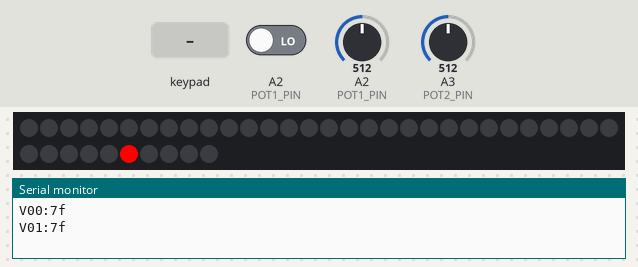
Recording of a sketch running on a simulated Arduino Uno, built with avr-gcc and run on an emulated ATmega328P. Parts: 40 RGB LEDs in strip order, left to right, continuing on the next row, the last lines printed to the serial monitor. Wiring (inferred from the names in the program): 5×5 keypad (labels assumed): rows pin 3, pin 4, pin 5, pin 6, pin 7; columns pin 10, A0, A1, pin 8, pin 9. Inputs (shaded band) come from the test bench; at power-on: A2 (POT1_PIN) LOW, A2 (POT1_PIN) = 512, A3 (POT2_PIN) = 512.

Above: at 0.6 s.
1.3 s: keypad keys 3 4 5 6 7 pressed 0.4 s apart
4.8 s: A2 (POT1_PIN) driven HIGH
6.3 s: key '1' pressed
At 6.38 s:
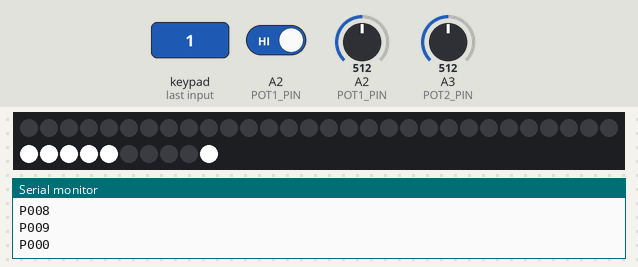
7.8 s: key '8' pressed
9.3 s: keypad keys 1 3 9 7 2 pressed 0.4 s apart
Timing chart, 0 to 12.3 s (numbered marks = the images above; inputs shaded):
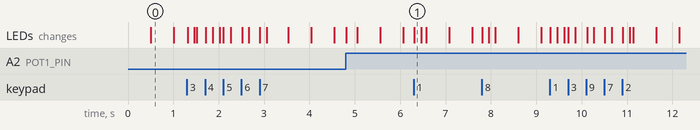

Measured:
- after the input at 6.3 s, the LEDs: change at once (image 1)

The sketch:

button-controller.ino
```cpp
/**
 * Light Assistant - Button Controller Firmware
 *
 * This firmware implements a 40-button controller with RGB LED feedback.
 * Features:
 * - 40 RGB LED backlit buttons in a matrix layout (8x5)
 * - Three button states: inactive, active, pressed
 * - Serial communication with host
 * - Configurable brightness levels
 * - Support for multiple simultaneous button presses
 */

#include <Adafruit_NeoPixel.h>

// Hardware Configuration
#define LED_PIN 2          // Pin for WS2812b LEDs
#define NUM_LEDS 40        // Number of LEDs
#define NUM_BTNS 40        // Number of buttons
#define DEBOUNCE_DELAY 10  // Debounce delay in milliseconds
#define BLINK_INTERVAL 500 // Status LED blink interval in ms

// Matrix Configuration
const uint8_t colPins[8] = {10, 16, 14, 15, A0, A1, 8, 9}; // Column pins
const uint8_t rowPins[5] = {3, 4, 5, 6, 7};                // Row pins

// LED Mapping
const uint8_t ledMap[40] = {
    39, 38, 37, 36, 35, // First row
    34, 33, 32, 31, 30, // Second row
    29, 28, 27, 26, 25, // Third row
    24, 23, 22, 21, 20, // Fourth row
    4, 3, 2, 1, 0,      // Fifth row
    9, 8, 7, 6, 5,      // Sixth row
    14, 13, 12, 11, 10, // Seventh row
    19, 18, 17, 16, 15  // Eighth row
};

// Button Matrix Mapping
const uint8_t btnMap[8][5] = {
    {0, 1, 2, 3, 4},      // Row 1
    {5, 6, 7, 8, 9},      // Row 2
    {10, 11, 12, 13, 14}, // Row 3
    {15, 16, 17, 18, 19}, // Row 4
    {39, 38, 37, 36, 35}, // Row 5
    {34, 33, 32, 31, 30}, // Row 6
    {29, 28, 27, 26, 25}, // Row 7
    {24, 23, 22, 21, 20}  // Row 8
};

// Potentiometer Configuration
#define POT1_PIN A2    // First potentiometer
#define POT2_PIN A3    // Second potentiometer
#define POT_DEADZONE 5 // Deadzone for potentiometer changes

// Global Objects and Variables
Adafruit_NeoPixel strip(NUM_LEDS, LED_PIN, NEO_GRB + NEO_KHZ800);
bool buttonStates[40] = {false}; // Current physical state of each button
bool buttonActive[40] = {false}; // Whether each button is in active state
uint32_t buttonColors[40] = {0}; // Current color for each button

uint8_t brightnessInactive = 25;       // Brightness for inactive buttons
uint8_t brightnessActive = 40;         // Brightness for active buttons
const uint8_t brightnessPressed = 255; // Brightness for pressed buttons

bool hostConnected = false;
unsigned long lastBlinkTime = 0;
bool blinkState = false;

// Serial communication buffer
char serialBuffer[10];
uint8_t bufferIndex = 0;

// Add to Global Objects and Variables section
uint16_t lastPotValues[2] = {0, 0}; // Last read potentiometer values

/**
 * Initial setup of the controller
 */
void setup()
{
    // Setup LEDs
    strip.begin();
    strip.setBrightness(255);
    strip.show();

    // Setup matrix pins
    for (uint8_t i = 0; i < 5; i++)
    {
        pinMode(rowPins[i], OUTPUT);
        digitalWrite(rowPins[i], LOW);
    }
    for (uint8_t i = 0; i < 8; i++)
    {
        pinMode(colPins[i], INPUT);
    }

    // Initialize serial communication
    Serial.begin(115200);

    // Set all LEDs to off
    for (int i = 0; i < NUM_LEDS; i++)
    {
        strip.setPixelColor(i, 0);
    }
    strip.show();
}

/**
 * Main program loop
 */
void loop()
{
    // Handle connection status LED
    if (!hostConnected)
    {
        unsigned long now = millis();
        if (now - lastBlinkTime >= BLINK_INTERVAL)
        {
            blinkState = !blinkState;
            strip.setPixelColor(ledMap[4], blinkState ? strip.Color(255, 0, 0) : 0);
            strip.show();
            lastBlinkTime = now;
        }
    }

    // Process serial commands
    while (Serial.available() > 0)
    {
        char c = Serial.read();
        if (c == '\n')
        {
            serialBuffer[bufferIndex] = '\0';
            processCommand(serialBuffer);
            bufferIndex = 0;
        }
        else if (bufferIndex < 9)
        {
            serialBuffer[bufferIndex++] = c;
        }
    }

    // Scan button matrix
    scanButtons();

    // Add this line:
    scanPotentiometers();

    // Small delay to reduce noise
    delay(DEBOUNCE_DELAY);
}

/**
 * Process incoming serial commands
 * Commands:
 * - Cxxx:rgb - Set color for button xxx (000-999) to rgb (hex)
 * - Axxx:1/0 - Set button xxx active/inactive
 * - Bii:aa   - Set brightness (ii=inactive, aa=active) in hex
 * - X        - Host connected signal
 */
void processCommand(char *cmd)
{
    if (cmd[0] == 'X')
    {
        hostConnected = true;
        strip.setPixelColor(ledMap[4], 0);
        strip.show();
        return;
    }

    if (cmd[0] == 'C' && strlen(cmd) == 8)
    {
        // Color command (Cxxx:rgb)
        char numStr[4] = {cmd[1], cmd[2], cmd[3], '\0'};
        int button = atoi(numStr);
        if (button >= 0 && button < NUM_LEDS)
        {
            uint32_t color = parseColor(cmd + 5);
            buttonColors[button] = color;
            updateButtonLED(button);
        }
    }
    else if (cmd[0] == 'A' && strlen(cmd) == 6)
    {
        // Active state command (Axxx:1/0)
        char numStr[4] = {cmd[1], cmd[2], cmd[3], '\0'};
        int button = atoi(numStr);
        if (button >= 0 && button < NUM_LEDS)
        {
            buttonActive[button] = (cmd[5] == '1');
            updateButtonLED(button);
        }
    }
    else if (cmd[0] == 'B' && strlen(cmd) == 6)
    {
        // Brightness command (Bii:aa)
        brightnessInactive = parseHex(cmd + 1);
        brightnessActive = parseHex(cmd + 4);
        updateAllLEDs();
    }
}

/**
 * Parse a 3-digit hex color (RGB)
 */
uint32_t parseColor(const char *hex)
{
    uint8_t r = parseHexDigit(hex[0]) * 17;
    uint8_t g = parseHexDigit(hex[1]) * 17;
    uint8_t b = parseHexDigit(hex[2]) * 17;
    return strip.Color(r, g, b);
}

/**
 * Parse a 2-digit hex number
 */
uint8_t parseHex(const char *hex)
{
    return (parseHexDigit(hex[0]) << 4) | parseHexDigit(hex[1]);
}

/**
 * Convert a hex digit to its numeric value
 */
uint8_t parseHexDigit(char hex)
{
    if (hex >= '0' && hex <= '9')
        return hex - '0';
    if (hex >= 'a' && hex <= 'f')
        return hex - 'a' + 10;
    if (hex >= 'A' && hex <= 'F')
        return hex - 'A' + 10;
    return 0;
}

/**
 * Update the LED for a specific button
 */
void updateButtonLED(uint8_t button)
{
    if (buttonStates[button])
    {
        // Button is pressed - show white at max brightness
        strip.setPixelColor(ledMap[button], strip.Color(255, 255, 255));
    }
    else
    {
        // Button is not pressed - show assigned color at appropriate brightness
        uint32_t color = buttonColors[button];
        uint8_t brightness = buttonActive[button] ? brightnessActive : brightnessInactive;

        uint8_t r = ((color >> 16) & 0xFF) * brightness / 255;
        uint8_t g = ((color >> 8) & 0xFF) * brightness / 255;
        uint8_t b = (color & 0xFF) * brightness / 255;

        strip.setPixelColor(ledMap[button], strip.Color(r, g, b));
    }
    strip.show();
}

/**
 * Update all LEDs
 */
void updateAllLEDs()
{
    for (uint8_t i = 0; i < NUM_LEDS; i++)
    {
        updateButtonLED(i);
    }
}

/**
 * Scan the button matrix for changes
 */
void scanButtons()
{
    for (uint8_t row = 0; row < 5; row++)
    {
        digitalWrite(rowPins[row], HIGH);
        delayMicroseconds(10);

        for (uint8_t col = 0; col < 8; col++)
        {
            bool currentState = digitalRead(colPins[col]);
            int button = btnMap[col][row];

            if (currentState != buttonStates[button])
            {
                buttonStates[button] = currentState;
                updateButtonLED(button);

                // Send button state to host (Pxxx or Rxxx)
                Serial.print(currentState ? "P" : "R");
                if (button < 100)
                    Serial.print("0");
                if (button < 10)
                    Serial.print("0");
                Serial.println(button);
            }
        }
        digitalWrite(rowPins[row], LOW);
    }
}

/**
 * Scan potentiometers for changes
 * Sends potentiometer values to host when they change significantly
 */
void scanPotentiometers()
{
    uint16_t potValues[2] = {analogRead(POT1_PIN), analogRead(POT2_PIN)};

    for (uint8_t i = 0; i < 2; i++)
    {
        // Only send if there's a significant change
        if (abs(potValues[i] - lastPotValues[i]) > POT_DEADZONE ||
            potValues[i] == 0 || potValues[i] == 1023)
        {
            lastPotValues[i] = potValues[i];

            // Scale to 0-255 and send to host
            uint8_t scaledValue = map(potValues[i], 0, 1023, 0, 255);

            // Send potentiometer value to host (format: Vxx:yy where xx is pot number, yy is hex value)
            Serial.print("V");
            if (i < 10)
                Serial.print("0");
            Serial.print(i);
            Serial.print(":");
            if (scaledValue < 16)
                Serial.print("0");
            Serial.println(String(scaledValue, HEX));
        }
    }
}
```
